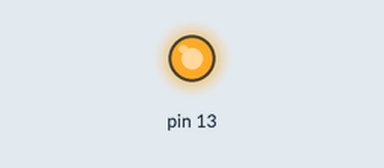
Recording of a sketch running on a simulated Arduino Uno, built with avr-gcc and run on an emulated ATmega328P. Shown: output pins drawn as LEDs (lit = HIGH).

Above: at 1.7 s.
At 5.2 s:
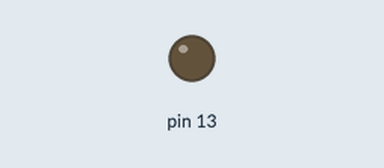
Timing chart, 0 to 9.1 s (numbered marks = the images above):
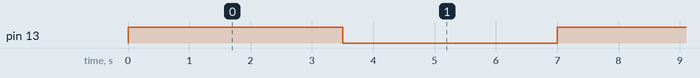

Measured:
- by itself, pin 13: alternates HIGH for 3.5 s and LOW for 3.5 s

The sketch:

aula05_atvd01.ino
```cpp
/* Definicao da variavel do tempo do led ligado/apagado (ms) */
int timer  = 3500;

void setup()
{
  /* Configuracao do pino PB5 como saida digital, */
  /* DDRB = Data Direction Register B */
  DDRB |= (1 << PB5);
}

void loop()
{
  /* Poe o pino PB5 em nivel logico alto */
  PORTB |= (1 << PB5);

  /* Faz com que o led se mantenha aceso pelo tempo timer (ms) */
  delay(timer);

  /* Poe o pino PB5 em nivel logico baixo */
  PORTB &= ~(1 << PB5);

  /* Faz com que o led se mantenha apagado pelo tempo timer (ms) */
  delay(timer);
}
```
